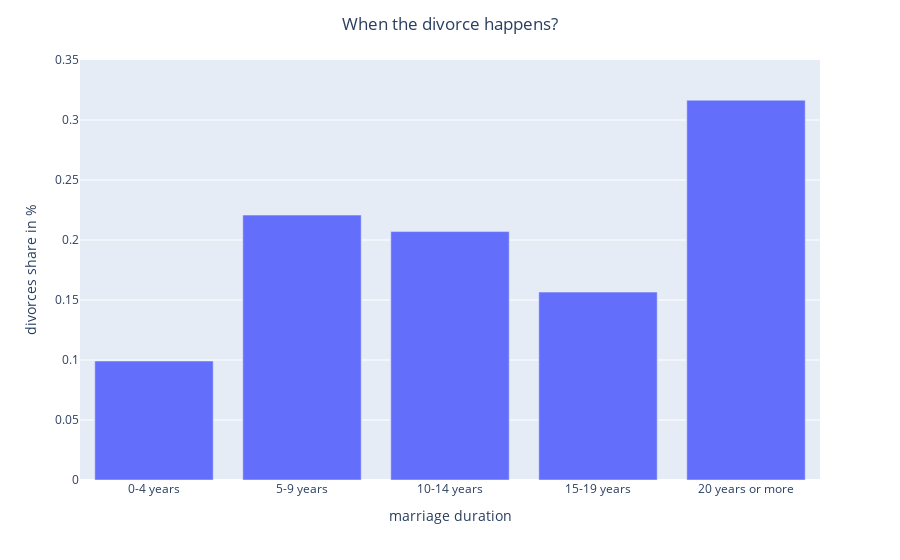

The notebook cell saved with this chart:
### Code cell
fig = px.bar(x = buckets, y = p_durarion_given_divorced, labels={"x": "marriage duration", "y": "divorces share in %"})
fig.update_layout(title_text='When the divorce happens?', title_x=0.5, yaxis_range=[0,0.35])
fig.show()

### Figure 1 — Plotly figure (JSON) as saved in the notebook; plotly's stock layout.template omitted (floating-point values rounded to 4 significant figures)
{"data": [{"alignmentgroup": "True", "hovertemplate": "marriage duration=%{x}<br>divorces share in %=%{y}<extra></extra>", "legendgroup": "", "marker": {"color": "#636efa", "pattern": {"shape": ""}}, "name": "", "offsetgroup": "", "orientation": "v", "showlegend": false, "textposition": "auto", "type": "bar", "x": ["0-4 years", "5-9 years", "10-14 years", "15-19 years", "20 years or more"], "xaxis": "x", "y": [0.09913, 0.2208, 0.207, 0.1566, 0.3165], "yaxis": "y"}], "layout": {"barmode": "relative", "legend": {"tracegroupgap": 0}, "margin": {"t": 60}, "title": {"text": "When the divorce happens?", "x": 0.5}, "xaxis": {"anchor": "y", "domain": [0, 1], "title": {"text": "marriage duration"}}, "yaxis": {"anchor": "x", "domain": [0, 1], "range": [0, 0.35], "title": {"text": "divorces share in %"}}}}
